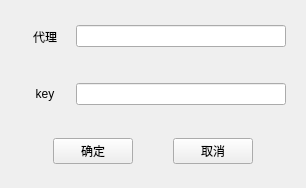
<?xml version="1.0" encoding="UTF-8"?>
<ui version="4.0">
 <class>Form</class>
 <widget class="QWidget" name="Form">
  <property name="geometry">
   <rect>
    <x>0</x>
    <y>0</y>
    <width>306</width>
    <height>188</height>
   </rect>
  </property>
  <property name="windowTitle">
   <string>Form</string>
  </property>
  <layout class="QVBoxLayout" name="verticalLayout">
   <item>
    <widget class="QWidget" name="widget_1" native="true">
     <layout class="QHBoxLayout" name="horizontalLayout">
      <item>
       <widget class="QLabel" name="label_1">
        <property name="sizePolicy">
         <sizepolicy hsizetype="Minimum" vsizetype="Preferred">
          <horstretch>0</horstretch>
          <verstretch>0</verstretch>
         </sizepolicy>
        </property>
        <property name="minimumSize">
         <size>
          <width>50</width>
          <height>0</height>
         </size>
        </property>
        <property name="text">
         <string>代理</string>
        </property>
        <property name="alignment">
         <set>Qt::AlignCenter</set>
        </property>
       </widget>
      </item>
      <item>
       <widget class="QLineEdit" name="lineEdit_1"/>
      </item>
     </layout>
    </widget>
   </item>
   <item>
    <widget class="QWidget" name="widget_2" native="true">
     <layout class="QHBoxLayout" name="horizontalLayout_2">
      <item>
       <widget class="QLabel" name="label_2">
        <property name="sizePolicy">
         <sizepolicy hsizetype="Minimum" vsizetype="Preferred">
          <horstretch>0</horstretch>
          <verstretch>0</verstretch>
         </sizepolicy>
        </property>
        <property name="minimumSize">
         <size>
          <width>50</width>
          <height>0</height>
         </size>
        </property>
        <property name="text">
         <string>key</string>
        </property>
        <property name="alignment">
         <set>Qt::AlignCenter</set>
        </property>
       </widget>
      </item>
      <item>
       <widget class="QLineEdit" name="lineEdit_2"/>
      </item>
     </layout>
    </widget>
   </item>
   <item>
    <widget class="QWidget" name="widget_3" native="true">
     <layout class="QHBoxLayout" name="horizontalLayout_3">
      <item>
       <spacer name="horizontalSpacer">
        <property name="orientation">
         <enum>Qt::Horizontal</enum>
        </property>
        <property name="sizeHint" stdset="0">
         <size>
          <width>40</width>
          <height>20</height>
         </size>
        </property>
       </spacer>
      </item>
      <item>
       <widget class="QPushButton" name="confirm_pushButton">
        <property name="text">
         <string>确定</string>
        </property>
       </widget>
      </item>
      <item>
       <spacer name="horizontalSpacer_3">
        <property name="orientation">
         <enum>Qt::Horizontal</enum>
        </property>
        <property name="sizeHint" stdset="0">
         <size>
          <width>40</width>
          <height>20</height>
         </size>
        </property>
       </spacer>
      </item>
      <item>
       <widget class="QPushButton" name="cacel_pushButton">
        <property name="text">
         <string>取消</string>
        </property>
       </widget>
      </item>
      <item>
       <spacer name="horizontalSpacer_2">
        <property name="orientation">
         <enum>Qt::Horizontal</enum>
        </property>
        <property name="sizeHint" stdset="0">
         <size>
          <width>40</width>
          <height>20</height>
         </size>
        </property>
       </spacer>
      </item>
     </layout>
    </widget>
   </item>
  </layout>
 </widget>
 <resources/>
 <connections>
  <connection>
   <sender>cacel_pushButton</sender>
   <signal>clicked()</signal>
   <receiver>Form</receiver>
   <slot>close()</slot>
   <hints>
    <hint type="sourcelabel">
     <x>212</x>
     <y>152</y>
    </hint>
    <hint type="destinationlabel">
     <x>152</x>
     <y>93</y>
    </hint>
   </hints>
  </connection>
 </connections>
</ui>
